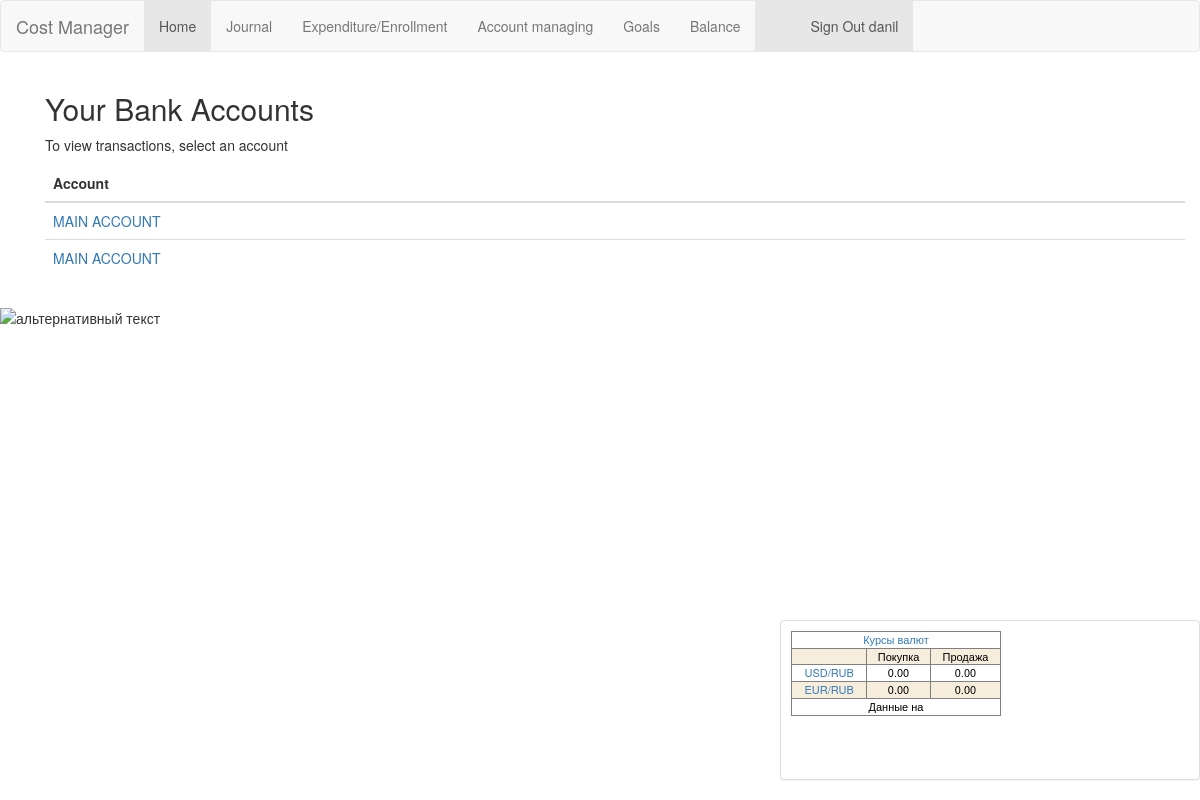
Screenshot of /costmanager/accounts/all/ (signed in) with the database file from the repository.
### cost_manager/models.py (models this page shows)
class Account_transaction(models.Model):
    class Meta():
        db_table = 'all transaction'
    user = models.ForeignKey(settings.AUTH_USER_MODEL, default=1)
    ACCOUNT_JOURNAL_STATUS = (('+', 'Приход'), ('-', 'Расход'))
    ACCOUNT_TRANSACTION_CURRENCY = (('USD', 'dollars'), ('EUR', 'euro'), ('RUR', 'rubles'))
    TEXT_EXP = "Введите статью расходов или источник дохода"
    account_jornal_status = models.CharField(max_length=10, verbose_name='Operation status:', default='+',choices=ACCOUNT_JOURNAL_STATUS)
    account_transaction_expenditure_name = models.CharField(verbose_name='Expenditure name:',max_length=30,help_text=TEXT_EXP)
    account_transaction_date = models.DateTimeField(verbose_name='Date/time:',default=timezone.now)
    account_transaction_currency = models.CharField(verbose_name='Currency:',max_length=10,default='RUR',choices=ACCOUNT_TRANSACTION_CURRENCY)
    account_transaction_amount = models.IntegerField(verbose_name='Amount:',default=0)
    account_transaction_comment = models.CharField(verbose_name='comment:',max_length=30,default="comment...")
    TEXT_TITLE = "Введите имя счета, например: Основной \n Валютный \n Сберегательный"
    account_title = models.CharField(verbose_name='Account Name:', max_length=30, blank=True, help_text=TEXT_TITLE)
    account_balance = models.IntegerField(verbose_name='Account balance:', default=0)

### cost_manager/views.py (the view)
def AccountList(request):
    USER = request.user
    USER_ID = USER.id
    bank_account = Account_transaction.objects.filter(user_id = USER_ID)
    user_name = auth.get_user(request).get_username()
    return render_to_response('AccountList.html',{'accounts': bank_account,'username':user_name})

### cost_manager/templates/AccountList.html (shortened to what this page needs)
{% extends 'main.html' %}
{% block AccountList %}
<div class="container">
  <h2>Your Bank Accounts</h2>
  <p>To view transactions, select an account</p>
  <table class="table">
    <thead>
      <tr>
        <th>Account</th>
      </tr>
    </thead>
    <tbody>
    {% for account in accounts %}
        {% if  account.account_title  %}
        <tr><td><a href = '/transactions/get/{{ account.id }}'> {{ account.account_title }}</a></td></tr>
        {% endif %}
    {% endfor %}
    </tbody>
  </table>
</div>
{% endblock %}

### templates/main.html (shortened to what this page needs)
<!DOCTYPE html>
<html lang="en">
<head>
  <link rel="stylesheet" href="https://maxcdn.bootstrapcdn.com/bootstrap/3.3.7/css/bootstrap.min.css">
</head>
<body>
<nav class="navbar navbar-default">
  <div class="container-fluid">
    <div class="navbar-header">
      <a class="navbar-brand" href="https://www.forbes.com/billionaires/list/">Cost Manager</a>
    </div>
    <ul class="nav navbar-nav">
      <li class="active"><a href="/home/">Home</a></li>
      <li><a href="/accounts/all/">Journal</a></li>
      <li><a href="/1/addPost/1">Expenditure/Enrollment</a></li>
      <li><a href="/create/new/">Account managing</a></li>
      <li><a href="/goals/new/">Goals</a></li>
      <li><a href="/balance/">Balance</a></li>
        {% if username %}
        <li class="active"><a href="/auth/logout/"><ul class="align-right">Sign Out {{ username }}</ul></a></li>
        {% else %}
        <li class="active"><a href="/auth/login/"><ul class="align-right">Login</ul></a></li>
        {% endif %}
    </ul>
  </div>
</nav>
{% if username %}
<div class="container">
{% block AccountList %}
{% endblock %}
{% endif %}
</div>
<img src="https://i.pinimg.com/originals/92/6c/d7/926cd75ba73558929e97400fd6c0c223.png" alt="альтернативный текст">
{% if username %}
<div class="panel panel-default" id = "footer" >
<table width="210" border="1" style="border-collapse: collapse; text-align:center; font-size:11px; color:#000000; "><tr bgcolor=""><td height="10" valign="top" colspan="3"><style>A.forexpf_ { text-decoration: none;} A.forexpf_:visited {color: #000000;} </style><a href="http://www.forexpf.ru/" title="Курсы валют" target="_blank" class="forexpf_">Курсы валют</a></td></tr><tr bgcolor="F6EDDD"><td></td><td>Покупка</td><td>Продажа</td></tr><tr bgcolor=""><td><a href="http://www.forexpf.ru/currency_usd.asp" title="Курс доллара" target="_blank" class="forexpf_">USD/RUB</a></td><td id="usdrubbid">0.00</td><td id="usdrubask">0.00</td></tr><tr bgcolor="F6EDDD"><td><a href="http://www.forexpf.ru/currency_eur.asp" title="Курс Евро" target="_blank" class="forexpf_">EUR/RUB</a></td><td id="eurrubbid">0.00</td><td id="eurrubask">0.00</td></tr><tr bgcolor=""><td colspan="3" id="euusrutm">Данные на</td></tr></table><script src="http://informers.forexpf.ru/export/euusrub.js?nc=1"></script>
</div>
{% endif %}
</body>
</html>

### templates/main.html (style rules this page uses)
#footer { position: fixed; right: 0; bottom: 0; padding: 10px; width: 35%; height: 20%; }
A.forexpf_ { text-decoration: none; }

### rows the page displays
Account_transaction: account_title "MAIN ACCOUNT"
Account_transaction: account_title "MAIN ACCOUNT"

### other values shown
{{ username }} "danil"
